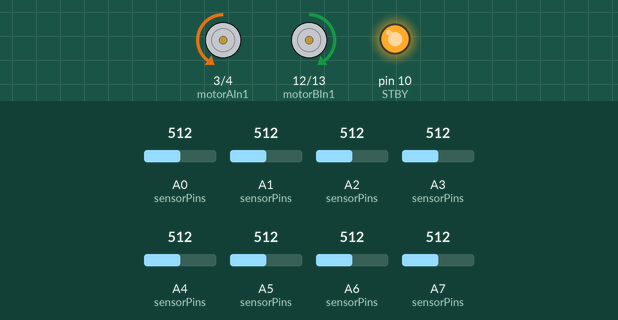
Simulated run of this sketch. Board: Arduino Nano, built with avr-gcc and run on an emulated ATmega328P. On the bench: motor-driver pin pairs drawn as motors (green arrow = first pin HIGH = forward, orange = second pin HIGH = backward, longer = more drive, scaled by the enable pin, stopped while the standby pin is LOW), output pins drawn as LEDs (lit = HIGH). The inputs (shaded band) are chosen by the test bench; at power-on: A0 (sensorPins) = 512, A1 (sensorPins) = 512, A5 (sensorPins) = 512, A6 (sensorPins) = 512, A7 (sensorPins) = 512, A2 (sensorPins) = 512, A3 (sensorPins) = 512, A4 (sensorPins) = 512. What the sketch prints to the serial monitor is not drawn.

Above: at 8.2 s.
8.3 s: A0 (sensorPins) set to 656
9.8 s: A0 (sensorPins) set to 677
At 10.9 s:
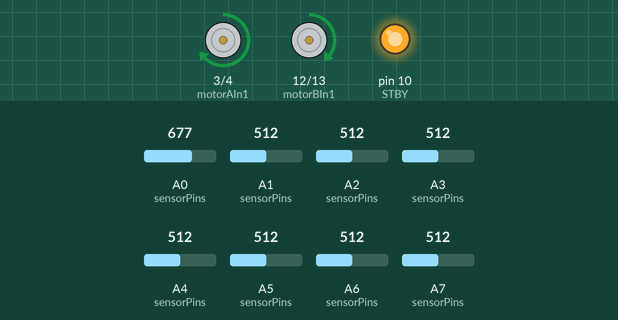
11.3 s: A1 (sensorPins) set to 660
At 12.0 s:
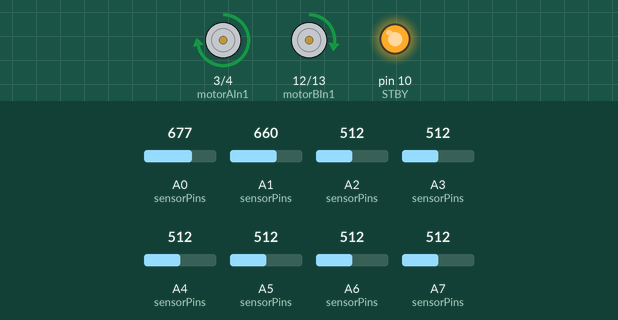
12.8 s: A5 (sensorPins) set to 660
At 13.1 s:
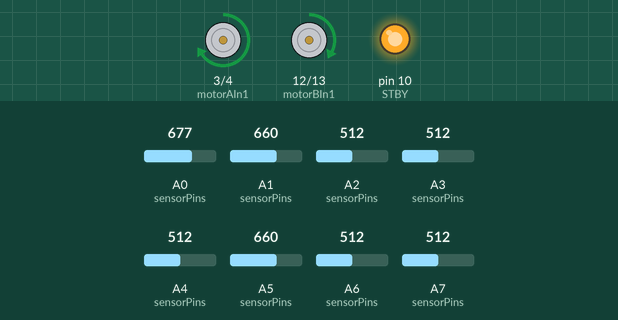
14.3 s: A6 (sensorPins) set to 660
At 15.4 s:
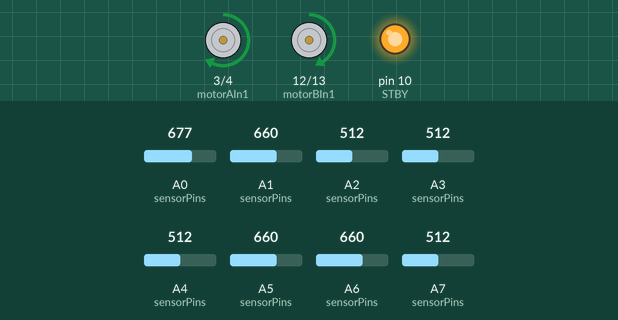
15.8 s: A7 (sensorPins) set to 660
At 16.6 s:
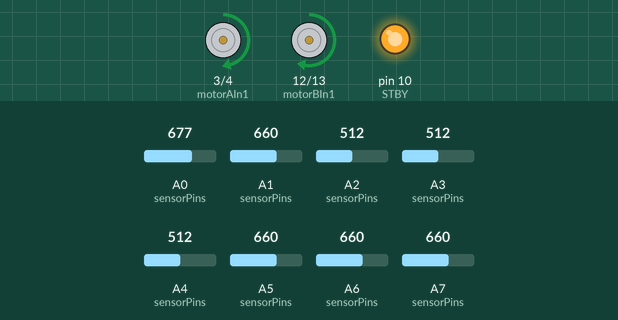
Timing chart, 0 to 18.3 s (numbered marks = the images above; inputs shaded):
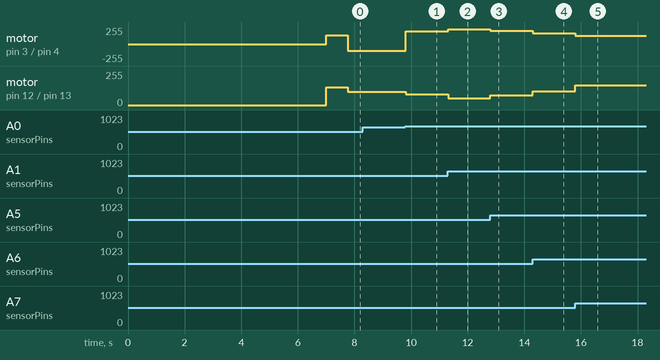

Measured:
- the behaviour switches between 665 and 666 on A0 (sensorPins) (found by bisection; images 0 and 1)
- after the input at 8.3 s, every drawn part: stays the same
- after the input at 9.8 s, motor on pin 3 (motorAIn1) / pin 4 (motorAIn2): backward 100/255 → forward 188/255 at once; motor on pin 12 (motorBIn1) / pin 13 (motorBIn2): forward 100/255 → forward 82/255 at once
- after the input at 11.3 s, motor on pin 3 (motorAIn1) / pin 4 (motorAIn2): forward 188/255 → forward 220/255 at once; motor on pin 12 (motorBIn1) / pin 13 (motorBIn2): forward 82/255 → forward 50/255 at once
- after the input at 12.8 s, motor on pin 3 (motorAIn1) / pin 4 (motorAIn2): forward 220/255 → forward 198/255 at once; motor on pin 12 (motorBIn1) / pin 13 (motorBIn2): forward 50/255 → forward 72/255 at once
- after the input at 14.3 s, motor on pin 3 (motorAIn1) / pin 4 (motorAIn2): forward 198/255 → forward 165/255 at once; motor on pin 12 (motorBIn1) / pin 13 (motorBIn2): forward 72/255 → forward 105/255 at once
- after the input at 15.8 s, motor on pin 3 (motorAIn1) / pin 4 (motorAIn2): forward 165/255 → forward 122/255 at once; motor on pin 12 (motorBIn1) / pin 13 (motorBIn2): forward 105/255 → forward 148/255 at once

The sketch:

systematicbrieflylost.ino
```cpp
#include <QTRSensors.h>

// ---------------------
// QTR-8A Sensor Setup
// ---------------------
#define NUM_SENSORS 8
uint8_t sensorPins[NUM_SENSORS] = { A0, A1, A2, A3, A4, A5, A6, A7 };
QTRSensors qtrrc;
unsigned int sensorValues[NUM_SENSORS];

// ---------------------
// Motor Driver Pins
// ---------------------
const int STBY      = 10;
const int motorAPWM = 5;
const int motorAIn1 = 3;
const int motorAIn2 = 4;
const int motorBPWM = 11;
const int motorBIn1 = 12;
const int motorBIn2 = 13;

// ---------------------
// PID Controller Params
// ---------------------
float Kd           = 1.0;
float effectiveKp  = 0.395;
float Ki           = 0.00;
long  lastError    = 0;
long  integral     = 0;
long  setpoint     = ((NUM_SENSORS - 1) * 1000) / 2;

// ---------------------
// Speed Settings
// ---------------------
int defaultSpeed         = 135;
const int pivotBaseSpeed = 130;
const int searchSpeed    = 100;

// ---------------------
// Tuning & Thresholds
// ---------------------
const int pivotThreshold    = 1500;  // very sharp turn
const int deadbandThreshold = 20;    // ignore tiny errors
const unsigned long dashDuration = 750; // max ms to treat as “dashed” gap

// ---------------------
// Lost-line timing
// ---------------------
unsigned long lostLineStart = 0;

// ---------------------
// Setup
// ---------------------
void setup() {
  Serial.begin(115200);

  pinMode(STBY,      OUTPUT);
  pinMode(motorAPWM, OUTPUT);
  pinMode(motorAIn1, OUTPUT);
  pinMode(motorAIn2, OUTPUT);
  pinMode(motorBPWM, OUTPUT);
  pinMode(motorBIn1, OUTPUT);
  pinMode(motorBIn2, OUTPUT);
  digitalWrite(STBY, HIGH);

  qtrrc.setTypeAnalog();
  qtrrc.setSensorPins(sensorPins, NUM_SENSORS);

  Serial.println("Calibrating sensors...");
  for (uint16_t i = 0; i < 200; i++) {
    qtrrc.calibrate();
    delay(10);
  }
  Serial.println("Calibration complete.");
}

// ---------------------
// Motor Helper
// ---------------------
void setMotor(int pwmPin, int in1, int in2, int speed) {
  if (speed > 0) {
    digitalWrite(in1, HIGH);
    digitalWrite(in2, LOW);
    analogWrite(pwmPin, speed);
  } else if (speed < 0) {
    digitalWrite(in1, LOW);
    digitalWrite(in2, HIGH);
    analogWrite(pwmPin, -speed);
  } else {
    digitalWrite(in1, LOW);
    digitalWrite(in2, LOW);
    analogWrite(pwmPin, 0);
  }
}

// ---------------------
// Main Loop
// ---------------------
void loop() {
  // 1) Read sensors
  unsigned int position = qtrrc.readLineBlack(sensorValues);

  // 2) Detect line presence
  bool lineDetected = false;
  for (int i = 0; i < NUM_SENSORS; i++) {
    if (sensorValues[i] > 650) {
      lineDetected = true;
      break;
    }
  }

  // 3) Track lost-line start time
  if (!lineDetected) {
    if (lostLineStart == 0) lostLineStart = millis();
  } else {
    lostLineStart = 0;
  }
  unsigned long lostDuration = lostLineStart ? millis() - lostLineStart : 0;

  // 4) Compute error (freeze at lastError if lost)
  long error = lineDetected ? (setpoint - position) : lastError;
  if (abs(error) < deadbandThreshold) error = 0;

  int leftMotorSpeed  = 0;
  int rightMotorSpeed = 0;

  // 5a) Pivot in-place on very sharp turns
  if (abs(error) > pivotThreshold) {
    int dir = (error > 0) ? +1 : -1;
    leftMotorSpeed  =  pivotBaseSpeed * dir;
    rightMotorSpeed = -pivotBaseSpeed * dir;

  // 5b) Brief loss = dashed-line: minor PID using lastError
  } else if (!lineDetected && lostDuration < dashDuration) {
    // only proportional on lastError to “bridge” the gap
    long correction = effectiveKp * lastError;
    leftMotorSpeed  = constrain(defaultSpeed + correction, -255, 255);
    rightMotorSpeed = constrain(defaultSpeed - correction, -255, 255);

  // 5c) Full search after a long gap
  } else if (!lineDetected) {
    int dir = (error > 0) ? +1 : -1;
    leftMotorSpeed  =  searchSpeed * dir;
    rightMotorSpeed = -searchSpeed * dir;

  // 5d) Normal follow with full PID
  } else {
    integral += error;
    integral  = constrain(integral, -10000, 10000);
    long derivative = error - lastError;
    lastError = error;

    long correction = effectiveKp * error + Ki * integral + Kd * derivative;
    leftMotorSpeed  = constrain(defaultSpeed + correction, -255, 255);
    rightMotorSpeed = constrain(defaultSpeed - correction, -255, 255);
  }

  // 6) Drive motors
  setMotor(motorAPWM, motorAIn1, motorAIn2, leftMotorSpeed);
  setMotor(motorBPWM, motorBIn1, motorBIn2, rightMotorSpeed);
}
```
